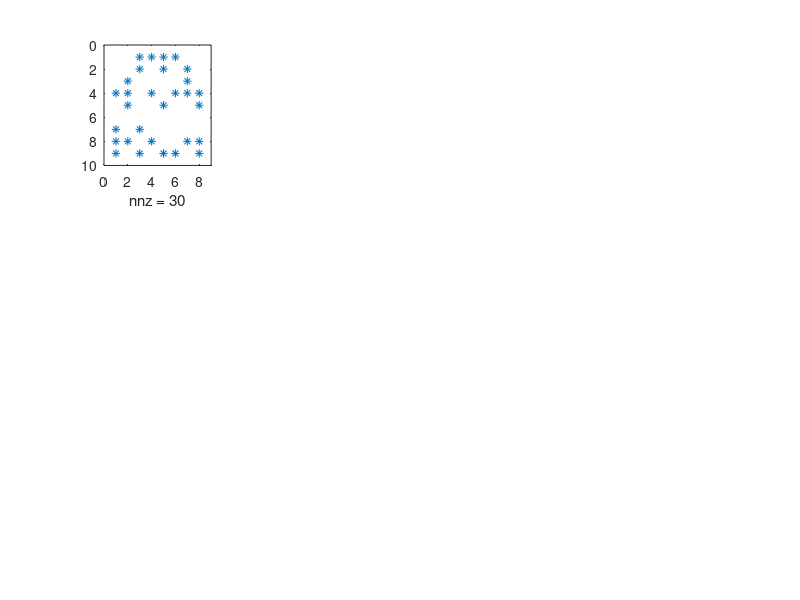

Write MATLAB code to recreate this figure. (Note: this script raises an error after producing the figure.)
function test17
%TEST17 test cs_qr, cs_qright, cs_q1, cs_qrleft, cs_qrsol
%
% Example:
%   test17
% See also: testall

%   Copyright 2006-2007, Timothy A. Davis.
%   http://www.cise.ufl.edu/research/sparse


clear functions
clf

rand ('state', 0) ;
randn ('state', 0) ;

for trials = 1:100

    m = 1 + fix (10 * rand (1)) ;
    n = 1 + fix (10 * rand (1)) ;
    d = rand (1) ;
%   n = m ;

    A = sprandn (m, n, d) ;
    if (m < n)
	A = A' ;
    end
    [m n] = size (A) ;

    if (~ispc)
        if (rand ( ) > .5)
            A = A + 1i * sprand (A) ;
        end
    end

    subplot (3,4,1) ; spy (A) ;

    [V1, Beta1, p1, R1, q1] = cs_qr (A) ;
    Q1 = cs_qright (V1, Beta1, p1, speye (size (V1,1))) ;
    Q1b = cs_q1 (V1, Beta1, p1) ;

    err = norm (Q1-Q1b,1) ;
    disp ('err = ') ;
    disp (err) ;
    if (err > 1e-12)
	error ('!') ;
    end

    m2 = size (Q1,1) ;
    A1 = [A ; sparse(m2-m,n)] ;

    subplot (3,4,5) ; spy (A1 (p1,q1)) ;
    subplot (3,4,6) ; spy (V1) ;
    subplot (3,4,7) ; spy (R1) ;
    subplot (3,4,8) ; spy (Q1) ;

    [V3, Beta3, R3] = qr2 (A) ;
    % Q3 = cs_qmake (V3, Beta3) ;
    Q3 = cs_q1 (V3, Beta3) ;
    subplot (3,4,9) ; spy (A) ;
    subplot (3,4,10) ; spy (V3) ;
    subplot (3,4,11) ; spy (R3) ;
    subplot (3,4,12) ; spy (Q3) ;

    err1 = norm (Q1*R1 - A1(:,q1), 1) ;
%   err2 = norm (Q2*R2 - A (:,q2), 1) ;
    err3 = norm (Q3*R3 - A, 1) ;

    fprintf ('m %3d m2 %3d n %3d    ::: %3d     %6.2e %6.2e\n', ...
	m, m2, n, m2-m, err1, err3) ;

    if (err1 > 1e-12)
	error ('2!') ;
    end

%    if (err2 > 1e-12)
%	error ('!') ;
%    end

    if (err3 > 1e-12)
	error ('3!') ;
    end

try

    % this fails if A is complex
    b = rand (m,1) ;
    [Q,R] = qr (A (:,q1)) ;
    x = R\(Q'*b) ;
    x (q1) = x ;
    r1 = norm (A*x-b) ;

    x2 = cs_qrsol (A,b) ;
    r2 = norm (A*x2(1:n)-b) ;

    qt = cs_qleft (V1, Beta1, p1, speye(size(V1,1))) ;
    fprintf ('Q''*A-R:  %6.2e\n', norm (qt*A1(:,q1)-R1,1)) ;

    qtb = cs_qleft (V1, Beta1, p1, b) ;
    % [V1, Beta1, p1, R1, q1] = cs_qr (A) ;
    x3 = R1 \ qtb ;
    r3 = norm (A(:,q1)*x3(1:n)-b) ;

    fprintf ('least sq:  %6.2e %6.2e %6.2e diff %6.2e %6.2e\n', ...
	r1, r2, r3, r1-r2, r1-r3) ;

catch
end

    drawnow

    % pause

end
